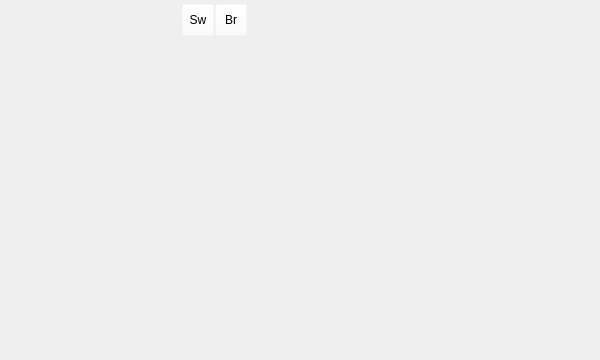
<?xml version="1.0" encoding="UTF-8"?>
<ui version="4.0">
 <class>Dialog</class>
 <widget class="QWidget" name="Dialog">
  <property name="geometry">
   <rect>
    <x>0</x>
    <y>0</y>
    <width>600</width>
    <height>360</height>
   </rect>
  </property>
  <property name="windowTitle">
   <string>Dialog</string>
  </property>
  <widget class="QWidget" name="buttonBar" native="true">
   <property name="geometry">
    <rect>
     <x>0</x>
     <y>0</y>
     <width>250</width>
     <height>40</height>
    </rect>
   </property>
   <property name="sizePolicy">
    <sizepolicy hsizetype="Expanding" vsizetype="Preferred">
     <horstretch>0</horstretch>
     <verstretch>0</verstretch>
    </sizepolicy>
   </property>
   <property name="minimumSize">
    <size>
     <width>150</width>
     <height>0</height>
    </size>
   </property>
   <property name="palette">
    <palette>
     <active>
      <colorrole role="WindowText">
       <brush brushstyle="SolidPattern">
        <color alpha="255">
         <red>0</red>
         <green>0</green>
         <blue>0</blue>
        </color>
       </brush>
      </colorrole>
      <colorrole role="Button">
       <brush brushstyle="SolidPattern">
        <color alpha="0">
         <red>255</red>
         <green>255</green>
         <blue>255</blue>
        </color>
       </brush>
      </colorrole>
      <colorrole role="Light">
       <brush brushstyle="SolidPattern">
        <color alpha="0">
         <red>255</red>
         <green>255</green>
         <blue>255</blue>
        </color>
       </brush>
      </colorrole>
      <colorrole role="Midlight">
       <brush brushstyle="SolidPattern">
        <color alpha="0">
         <red>255</red>
         <green>255</green>
         <blue>255</blue>
        </color>
       </brush>
      </colorrole>
      <colorrole role="Dark">
       <brush brushstyle="SolidPattern">
        <color alpha="0">
         <red>127</red>
         <green>127</green>
         <blue>127</blue>
        </color>
       </brush>
      </colorrole>
      <colorrole role="Mid">
       <brush brushstyle="SolidPattern">
        <color alpha="0">
         <red>170</red>
         <green>170</green>
         <blue>170</blue>
        </color>
       </brush>
      </colorrole>
      <colorrole role="Text">
       <brush brushstyle="SolidPattern">
        <color alpha="255">
         <red>0</red>
         <green>0</green>
         <blue>0</blue>
        </color>
       </brush>
      </colorrole>
      <colorrole role="BrightText">
       <brush brushstyle="SolidPattern">
        <color alpha="255">
         <red>255</red>
         <green>255</green>
         <blue>255</blue>
        </color>
       </brush>
      </colorrole>
      <colorrole role="ButtonText">
       <brush brushstyle="SolidPattern">
        <color alpha="255">
         <red>0</red>
         <green>0</green>
         <blue>0</blue>
        </color>
       </brush>
      </colorrole>
      <colorrole role="Base">
       <brush brushstyle="SolidPattern">
        <color alpha="255">
         <red>255</red>
         <green>255</green>
         <blue>255</blue>
        </color>
       </brush>
      </colorrole>
      <colorrole role="Window">
       <brush brushstyle="SolidPattern">
        <color alpha="0">
         <red>255</red>
         <green>255</green>
         <blue>255</blue>
        </color>
       </brush>
      </colorrole>
      <colorrole role="Shadow">
       <brush brushstyle="SolidPattern">
        <color alpha="255">
         <red>0</red>
         <green>0</green>
         <blue>0</blue>
        </color>
       </brush>
      </colorrole>
      <colorrole role="AlternateBase">
       <brush brushstyle="SolidPattern">
        <color alpha="127">
         <red>255</red>
         <green>255</green>
         <blue>255</blue>
        </color>
       </brush>
      </colorrole>
      <colorrole role="ToolTipBase">
       <brush brushstyle="SolidPattern">
        <color alpha="255">
         <red>255</red>
         <green>255</green>
         <blue>220</blue>
        </color>
       </brush>
      </colorrole>
      <colorrole role="ToolTipText">
       <brush brushstyle="SolidPattern">
        <color alpha="255">
         <red>0</red>
         <green>0</green>
         <blue>0</blue>
        </color>
       </brush>
      </colorrole>
      <colorrole role="PlaceholderText">
       <brush brushstyle="NoBrush">
        <color alpha="128">
         <red>0</red>
         <green>0</green>
         <blue>0</blue>
        </color>
       </brush>
      </colorrole>
     </active>
     <inactive>
      <colorrole role="WindowText">
       <brush brushstyle="SolidPattern">
        <color alpha="255">
         <red>0</red>
         <green>0</green>
         <blue>0</blue>
        </color>
       </brush>
      </colorrole>
      <colorrole role="Button">
       <brush brushstyle="SolidPattern">
        <color alpha="0">
         <red>255</red>
         <green>255</green>
         <blue>255</blue>
        </color>
       </brush>
      </colorrole>
      <colorrole role="Light">
       <brush brushstyle="SolidPattern">
        <color alpha="0">
         <red>255</red>
         <green>255</green>
         <blue>255</blue>
        </color>
       </brush>
      </colorrole>
      <colorrole role="Midlight">
       <brush brushstyle="SolidPattern">
        <color alpha="0">
         <red>255</red>
         <green>255</green>
         <blue>255</blue>
        </color>
       </brush>
      </colorrole>
      <colorrole role="Dark">
       <brush brushstyle="SolidPattern">
        <color alpha="0">
         <red>127</red>
         <green>127</green>
         <blue>127</blue>
        </color>
       </brush>
      </colorrole>
      <colorrole role="Mid">
       <brush brushstyle="SolidPattern">
        <color alpha="0">
         <red>170</red>
         <green>170</green>
         <blue>170</blue>
        </color>
       </brush>
      </colorrole>
      <colorrole role="Text">
       <brush brushstyle="SolidPattern">
        <color alpha="255">
         <red>0</red>
         <green>0</green>
         <blue>0</blue>
        </color>
       </brush>
      </colorrole>
      <colorrole role="BrightText">
       <brush brushstyle="SolidPattern">
        <color alpha="255">
         <red>255</red>
         <green>255</green>
         <blue>255</blue>
        </color>
       </brush>
      </colorrole>
      <colorrole role="ButtonText">
       <brush brushstyle="SolidPattern">
        <color alpha="255">
         <red>0</red>
         <green>0</green>
         <blue>0</blue>
        </color>
       </brush>
      </colorrole>
      <colorrole role="Base">
       <brush brushstyle="SolidPattern">
        <color alpha="255">
         <red>255</red>
         <green>255</green>
         <blue>255</blue>
        </color>
       </brush>
      </colorrole>
      <colorrole role="Window">
       <brush brushstyle="SolidPattern">
        <color alpha="0">
         <red>255</red>
         <green>255</green>
         <blue>255</blue>
        </color>
       </brush>
      </colorrole>
      <colorrole role="Shadow">
       <brush brushstyle="SolidPattern">
        <color alpha="255">
         <red>0</red>
         <green>0</green>
         <blue>0</blue>
        </color>
       </brush>
      </colorrole>
      <colorrole role="AlternateBase">
       <brush brushstyle="SolidPattern">
        <color alpha="127">
         <red>255</red>
         <green>255</green>
         <blue>255</blue>
        </color>
       </brush>
      </colorrole>
      <colorrole role="ToolTipBase">
       <brush brushstyle="SolidPattern">
        <color alpha="255">
         <red>255</red>
         <green>255</green>
         <blue>220</blue>
        </color>
       </brush>
      </colorrole>
      <colorrole role="ToolTipText">
       <brush brushstyle="SolidPattern">
        <color alpha="255">
         <red>0</red>
         <green>0</green>
         <blue>0</blue>
        </color>
       </brush>
      </colorrole>
      <colorrole role="PlaceholderText">
       <brush brushstyle="NoBrush">
        <color alpha="128">
         <red>0</red>
         <green>0</green>
         <blue>0</blue>
        </color>
       </brush>
      </colorrole>
     </inactive>
     <disabled>
      <colorrole role="WindowText">
       <brush brushstyle="SolidPattern">
        <color alpha="0">
         <red>127</red>
         <green>127</green>
         <blue>127</blue>
        </color>
       </brush>
      </colorrole>
      <colorrole role="Button">
       <brush brushstyle="SolidPattern">
        <color alpha="0">
         <red>255</red>
         <green>255</green>
         <blue>255</blue>
        </color>
       </brush>
      </colorrole>
      <colorrole role="Light">
       <brush brushstyle="SolidPattern">
        <color alpha="0">
         <red>255</red>
         <green>255</green>
         <blue>255</blue>
        </color>
       </brush>
      </colorrole>
      <colorrole role="Midlight">
       <brush brushstyle="SolidPattern">
        <color alpha="0">
         <red>255</red>
         <green>255</green>
         <blue>255</blue>
        </color>
       </brush>
      </colorrole>
      <colorrole role="Dark">
       <brush brushstyle="SolidPattern">
        <color alpha="0">
         <red>127</red>
         <green>127</green>
         <blue>127</blue>
        </color>
       </brush>
      </colorrole>
      <colorrole role="Mid">
       <brush brushstyle="SolidPattern">
        <color alpha="0">
         <red>170</red>
         <green>170</green>
         <blue>170</blue>
        </color>
       </brush>
      </colorrole>
      <colorrole role="Text">
       <brush brushstyle="SolidPattern">
        <color alpha="0">
         <red>127</red>
         <green>127</green>
         <blue>127</blue>
        </color>
       </brush>
      </colorrole>
      <colorrole role="BrightText">
       <brush brushstyle="SolidPattern">
        <color alpha="255">
         <red>255</red>
         <green>255</green>
         <blue>255</blue>
        </color>
       </brush>
      </colorrole>
      <colorrole role="ButtonText">
       <brush brushstyle="SolidPattern">
        <color alpha="0">
         <red>127</red>
         <green>127</green>
         <blue>127</blue>
        </color>
       </brush>
      </colorrole>
      <colorrole role="Base">
       <brush brushstyle="SolidPattern">
        <color alpha="0">
         <red>255</red>
         <green>255</green>
         <blue>255</blue>
        </color>
       </brush>
      </colorrole>
      <colorrole role="Window">
       <brush brushstyle="SolidPattern">
        <color alpha="0">
         <red>255</red>
         <green>255</green>
         <blue>255</blue>
        </color>
       </brush>
      </colorrole>
      <colorrole role="Shadow">
       <brush brushstyle="SolidPattern">
        <color alpha="255">
         <red>0</red>
         <green>0</green>
         <blue>0</blue>
        </color>
       </brush>
      </colorrole>
      <colorrole role="AlternateBase">
       <brush brushstyle="SolidPattern">
        <color alpha="0">
         <red>255</red>
         <green>255</green>
         <blue>255</blue>
        </color>
       </brush>
      </colorrole>
      <colorrole role="ToolTipBase">
       <brush brushstyle="SolidPattern">
        <color alpha="255">
         <red>255</red>
         <green>255</green>
         <blue>220</blue>
        </color>
       </brush>
      </colorrole>
      <colorrole role="ToolTipText">
       <brush brushstyle="SolidPattern">
        <color alpha="255">
         <red>0</red>
         <green>0</green>
         <blue>0</blue>
        </color>
       </brush>
      </colorrole>
      <colorrole role="PlaceholderText">
       <brush brushstyle="NoBrush">
        <color alpha="128">
         <red>0</red>
         <green>0</green>
         <blue>0</blue>
        </color>
       </brush>
      </colorrole>
     </disabled>
    </palette>
   </property>
   <property name="contextMenuPolicy">
    <enum>Qt::NoContextMenu</enum>
   </property>
   <property name="layoutDirection">
    <enum>Qt::LeftToRight</enum>
   </property>
   <layout class="QVBoxLayout" name="verticalLayout">
    <property name="spacing">
     <number>2</number>
    </property>
    <property name="leftMargin">
     <number>2</number>
    </property>
    <property name="topMargin">
     <number>2</number>
    </property>
    <property name="rightMargin">
     <number>2</number>
    </property>
    <property name="bottomMargin">
     <number>2</number>
    </property>
    <item>
     <layout class="QHBoxLayout" name="horizontalLayout" stretch="0,0,0">
      <property name="spacing">
       <number>1</number>
      </property>
      <property name="sizeConstraint">
       <enum>QLayout::SetDefaultConstraint</enum>
      </property>
      <property name="leftMargin">
       <number>1</number>
      </property>
      <property name="topMargin">
       <number>1</number>
      </property>
      <property name="rightMargin">
       <number>1</number>
      </property>
      <property name="bottomMargin">
       <number>1</number>
      </property>
      <item>
       <spacer name="horizontalSpacer">
        <property name="orientation">
         <enum>Qt::Horizontal</enum>
        </property>
        <property name="sizeHint" stdset="0">
         <size>
          <width>0</width>
          <height>0</height>
         </size>
        </property>
       </spacer>
      </item>
      <item>
       <widget class="QToolButton" name="btnSwitchView">
        <property name="minimumSize">
         <size>
          <width>32</width>
          <height>32</height>
         </size>
        </property>
        <property name="toolTip">
         <string>toggle google streetview/maps</string>
        </property>
        <property name="text">
         <string>Sw</string>
        </property>
        <property name="icon">
         <iconset resource="resources.qrc">
          <normaloff>:/plugins/go2streetview/res/icoGMaps.png</normaloff>:/plugins/go2streetview/res/icoGMaps.png</iconset>
        </property>
        <property name="iconSize">
         <size>
          <width>24</width>
          <height>24</height>
         </size>
        </property>
       </widget>
      </item>
      <item>
       <widget class="QToolButton" name="btnMenu">
        <property name="minimumSize">
         <size>
          <width>32</width>
          <height>32</height>
         </size>
        </property>
        <property name="toolTip">
         <string>open in external browser</string>
        </property>
        <property name="text">
         <string>Br</string>
        </property>
        <property name="icon">
         <iconset resource="resources.qrc">
          <normaloff>:/plugins/go2streetview/res/down.png</normaloff>:/plugins/go2streetview/res/down.png</iconset>
        </property>
        <property name="iconSize">
         <size>
          <width>20</width>
          <height>20</height>
         </size>
        </property>
       </widget>
      </item>
     </layout>
    </item>
   </layout>
  </widget>
  <widget class="QWidget" name="SV">
   <property name="geometry">
    <rect>
     <x>0</x>
     <y>0</y>
     <width>600</width>
     <height>360</height>
    </rect>
   </property>
  </widget>
  <widget class="QWidget" name="BE">
   <property name="geometry">
    <rect>
     <x>0</x>
     <y>0</y>
     <width>600</width>
     <height>350</height>
    </rect>
   </property>
  </widget>
  <zorder>BE</zorder>
  <zorder>SV</zorder>
  <zorder>buttonBar</zorder>
 </widget>
 <resources>
  <include location="resources.qrc"/>
 </resources>
 <connections/>
</ui>
